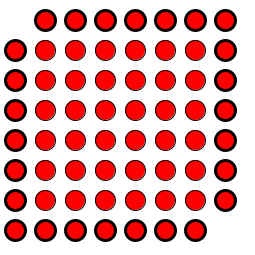
Frame 1 (no input)
Frame 60 (the mouse pressed at the canvas centre just before this capture): identical to frame 1, image omitted
Frame 120 (the mouse held since frame 60 and released just before this capture): identical to frame 1, image omitted

The Processing sketch that drew this single still picture (run headless with seeded random() and noise(); from frame 60 on, the mouse is pressed at the canvas centre):

// Processing sketch: processing_65600
// ── processing_65600.pde

int numberofbuttons= (15*4)+2;
public float [] karlred = new float [numberofbuttons];
int nob = numberofbuttons;
public float [] karlgreen = new float[nob];
public float [] karlblue = new float [nob];
public boolean randombuttons = true;
PImage a,b,c,d,f;
int buttonsize = 20;
public color [] nowbuttonlocations = new color [nob];
public color[] nbloc = new color [nob];
//void savelocations(){
// a=createGraphics(nob/2,nob/2,ARGB);
//a
//}
  
void keyPressed(){
  if(key=='r')setup();
}
void setup(){
  
  // nbloc[0]=color(45,45,255);
  // nbloc[1]=color(90,45,255);
  int _x=15;
  int _y=20;
  if (randombuttons){
    for (int i=0;i<nob;i++){
  _x+=30;
  if(_x>255-30){
    _y+=30;
   _x=15; 
  }
  nbloc[i]=color(_x,_y,255);
    //  nbloc[i]=color(random(width),random(height),255);
    }
  }
  int _a=0;
  int _b=15;
  int _c=30;
  int _d = 45;
  if (!randombuttons){
    for (int i=0;i<width;i+=45){
      nbloc[_a]=color(45+(i/2),45,255);
      _a++;
      nbloc[_b]=color(45+(i/2),height-45,255);
      _b++;
      nbloc[_c]=color(45,45+(i/2),255);
      _c++;
      nbloc[_d]=color(width-45,45+(i/2),255);
      //  nbloc[_c]=color(i*15,height-45,255);
      _d++;
    }
  }
  size(255,255);
  smooth();
  // karlred[0]=rec(nbloc[0]);
  placebuttons();
  
}
  
void draw(){
  background(-1);
  
  placebuttons();
 if(mousePressed) nowcolor = get(mouseX,mouseY);
  
 
}
  
void placebuttons(){
  for (int i=0;i<nob;i++){
    //int x=red(
    karlred[i]=red(nbloc[i]);
    karlgreen[i]=green(nbloc[i]);
    karlblue[i]=blue(nbloc[i]);
    float x= karlred[i];
    float y  = karlgreen[i];
    float z = karlblue[i];
    float dis=dist(mouseX,mouseY,x,y);
    fill(255,0,0);
    if(mousePressed&& dis<=buttonsize/2){
      
      fill(x,y,z);
     nowcolor=color(x,y,z);
   // fill(255,0,0); 
    }
    if(!mousePressed && dis<=buttonsize/2)fill(255,0,0);
    
    PVector kin = maxi(nbloc,"x");
    PVector kin2 = mini(nbloc,"x");
    PVector kiny = maxi(nbloc,"y");
    PVector kiny2 = mini(nbloc,"y");
    
    //this.frame.setTitle(str(kin.y));
    rectMode(CENTER);
    strokeWeight(1);
    if(dis<=7.5)strokeWeight(3);
    if(i==int(kin.z))strokeWeight(3);
    if(i==int(kin2.z))strokeWeight(3);
    if (kin.x==karlred[i])strokeWeight(3);
    if (kiny.y==karlgreen[i])strokeWeight(3);
    if (kin2.x==karlred[i])strokeWeight(3);
    if (kiny2.y==karlgreen[i])strokeWeight(3);
    
    ellipse(x,y,buttonsize,buttonsize);
  }
}
boolean mr=false;
boolean mu=true;
  
void mousePressed(){
  mr=false;
  mu=false;
  domove();
}
public color nowcolor;
void domove(){
  if (!mu){
    for (int i=0;i<nob;i++){
      if (nowcolor == nbloc[i]){
        nbloc[i]=nowcolor;
      }
    }
  }
}
void mouseDragged(){
  mu=false;
  mr=false;
  for (int i=0;i<nob;i++){
    if (nowcolor == nbloc[i]){
      nowcolor = color(mouseX,mouseY,255);
      nbloc[i]=nowcolor;
    }
  }
  //domove();
}
  
void mouseReleased(){
  mu=true;
  mr = true;
}


PVector maxi(color [] it2, String what){
 
  int sz=it2.length;
PVector []it =new PVector [sz];
for (int i = 0;i<sz;i++){
  
 color c = it2[i];
float rr=c>>16&255;
float gg =c>>8&255;
float bb = c&255;
it[i]=new PVector(rr,gg,bb);
}
PVector retval = new PVector(0,0,0); 
if(what =="x"){
  retval.x = it[0].x;
  for (int i=0;i<sz;i++){
   if(it[i].x>retval.x){
     retval.x=it[i].x; 
retval.z=i;
   }
  }

}
if(what=="y"){
  
  retval.y = it[0].y;
  for (int i=0;i<sz;i++){
   if(it[i].y>retval.y){
     retval.y=it[i].y; 
retval.z=i;
   }
}

  
}

return retval;
}

PVector mini(color [] it2, String what){
 
  int sz=it2.length;
PVector []it =new PVector [sz];
for (int i = 0;i<sz;i++){
  
 color c = it2[i];
float rr=c>>16&255;
float gg =c>>8&255;
float bb = c&255;
it[i]=new PVector(rr,gg,bb);
}
PVector retval = new PVector(0,0,0); 
if(what =="x"){
  retval.x = it[0].x;
  for (int i=0;i<sz;i++){
   if(it[i].x<retval.x){
     retval.x=it[i].x; 
retval.z=i;
   }
  }

}
if(what=="y"){
  
  retval.y = it[0].y;
  for (int i=0;i<sz;i++){
   if(it[i].y<retval.y){
     retval.y=it[i].y; 
retval.z=i;
   }
}

  
}

return retval;
}
